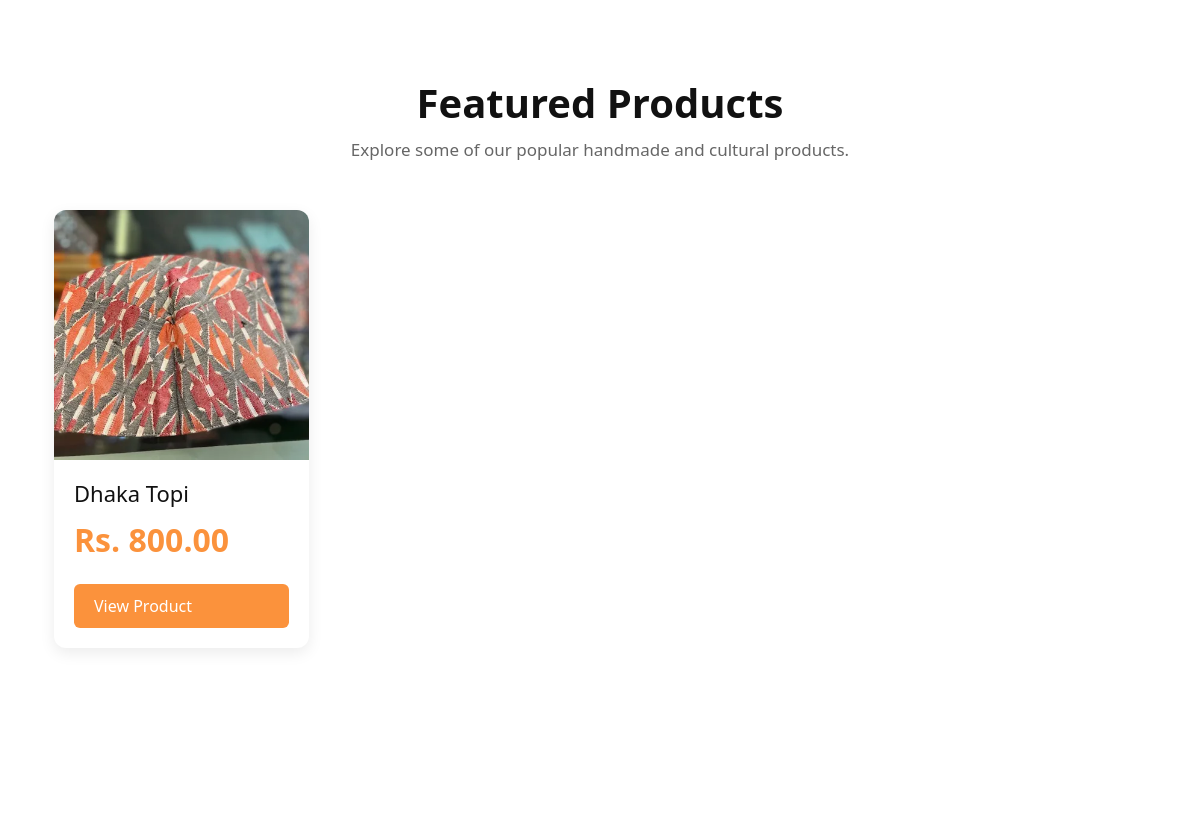
The app's page / (middle part), older data.
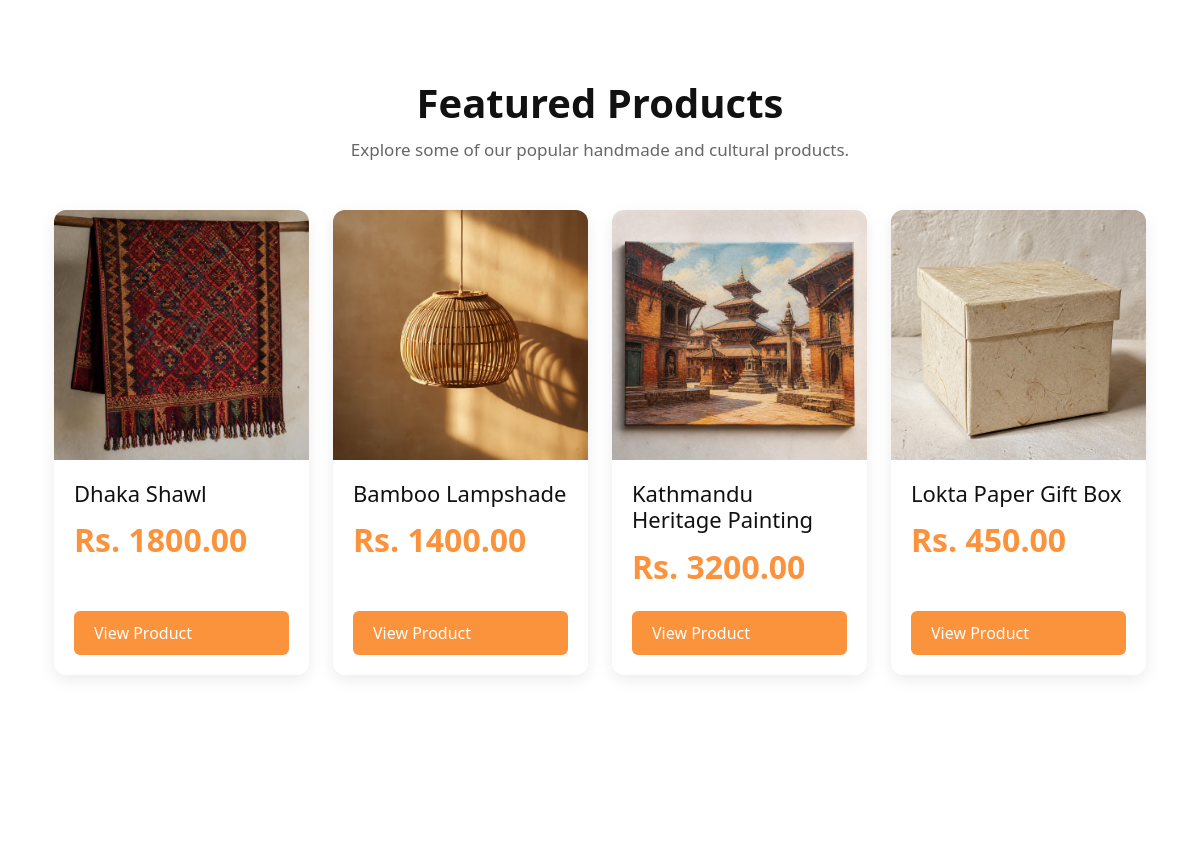
The same page, newer data.
### products/models.py (models this page shows, shortened)
class Product(models.Model):
    CATEGORY_CHOICES = (
        ('Painting', 'Painting'),
        ('Handicraft', 'Handicraft'),
        ('Jewelry', 'Jewelry'),
        ('Pottery', 'Pottery'),
        ('Wooden Art', 'Wooden Art'),
        ('Traditional Wear', 'Traditional Wear'),
    )
    seller = models.ForeignKey(
        CustomUser,
        on_delete=models.CASCADE
    )
    name = models.CharField(max_length=200)
    category = models.CharField(
        max_length=50,
        choices=CATEGORY_CHOICES
    )
    description = models.TextField()
    price = models.DecimalField(
        max_digits=10,
        decimal_places=2
    )
    stock = models.PositiveIntegerField()
    image = models.ImageField(
        upload_to='products/'
    )
    created_at = models.DateTimeField(auto_now_add=True)

### base_app/views.py (the view)
# urls.py: path('', HomeView, name='home'),
def HomeView(request):
    featured_products = Product.objects.order_by(
        "-created_at"
    )[:4]
    context = {
        "featured_products": featured_products,
    }
    return render(
        request,
        "home.html",
        context
    )

### base_app/context_processors.py (called while the page is built)
def cart_count(request):
    if request.user.is_authenticated:
        items = Cart.objects.filter(user=request.user)
        count = sum(item.quantity for item in items)
    else:
        count = 0
    return {
        "cart_count": count
    }

### Template/home.html (shortened to what this page needs)
{% extends 'base.html' %}
{% load static %}
{% block content %}
<section class="products-section">
  <div class="container">
    <div class="text-center mb-5">
      <h2 class="section-title">Featured Products</h2>
      <p class="section-subtitle">
        Explore some of our popular handmade and cultural products.
      </p>
    </div>
    <div class="row">
      {% for product in featured_products %}
      <div class="col-md-3 mb-4">
        <div class="product-card">
          {% if product.image %}
          <img
            src="{{ product.image.url }}"
            class="product-image"
            alt="{{ product.name }}"
          />
          {% endif %}
          <div class="product-content">
            <h4>{{ product.name }}</h4>
            <p class="product-price">
              Rs. {{ product.price }}
            </p>
            <a
              href="{% url 'product-detail' product.id %}"
              class="btn-product"
            >
              View Product
            </a>
          </div>
        </div>
      </div>
      {% empty %}
      <div class="col-12 text-center">
        <p class="text-muted">
          No featured products available yet.
        </p>
      </div>
      {% endfor %}
    </div>
  </div>
</section>
<section class="seller-section">
</section>
{% endblock %}

Row changes from the older to the newer data that the page shows:
no longer on this page (row unchanged): Product: image (picture), name "Dhaka Topi", price "800.00"
added Product: image (picture), name "Dhaka Shawl", price "1800.00"
added Product: image (picture), name "Bamboo Lampshade", price "1400.00"
added Product: image (picture), name "Kathmandu Heritage Painting", price "3200.00"
added Product: image (picture), name "Lokta Paper Gift Box", price "450.00"
